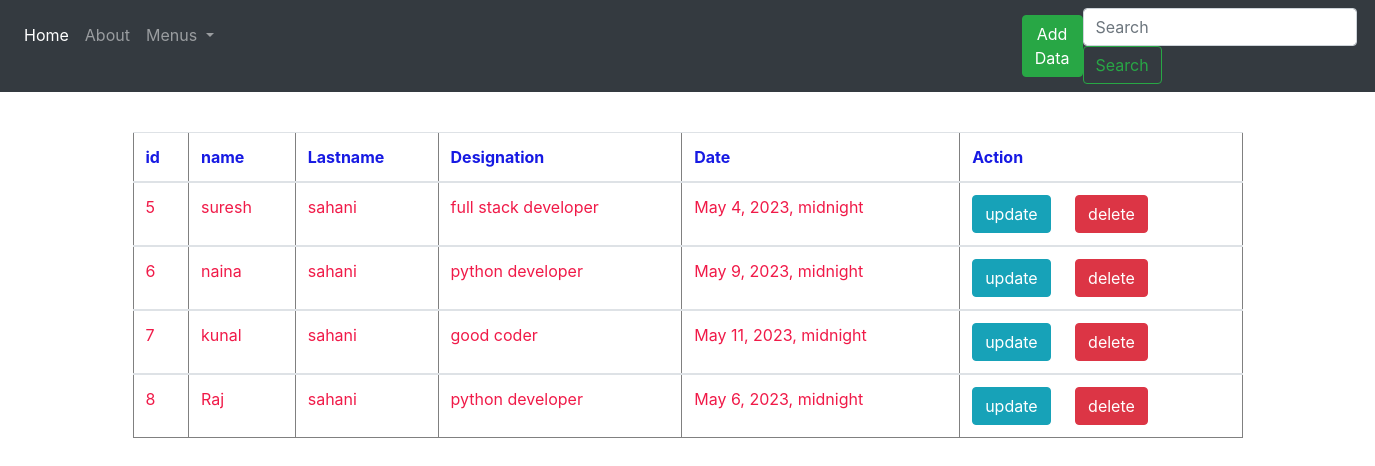
The page / on the database its author committed.
### myapp/models.py (models this page shows, shortened)
class MYBLOGAPP(models.Model):
    name=models.CharField(max_length=50)
    lastname=models.CharField(max_length=50)
    Designation=models.CharField(max_length=50)
    create_date=models.DateTimeField()

### myapp/views.py (the view)
# urls.py: path('',views.index,name='home'),
def index(request):
    res=MYBLOGAPP.objects.all()
    return render(request,'myapp/index.html',{"data":res})

### myapp/templates/myapp/index.html
{% extends 'myapp/base.html' %}
{% block content %}
<div class="container" style="margin-top:40px;">
<table class="table" border="1">
    <thead style="color:rgb(23, 26, 227);">
      <tr>
        <th scope="col">id</th>
        <th scope="col">name</th>
        <th scope="col">Lastname</th>
        <th scope="col">Designation</th>
        <th scope="col">Date</th>
        <th scope="col">Action</th>
      </tr>
    </thead>
    {% for post in data %}
    <tbody style="color:rgb(240, 26, 72);">
      <tr>
        <td scope="row">{{post.id}}</th>
        <td>{{post.name}}</td>
        <td>{{post.lastname}}</td>
        <td>{{post.Designation}}</td>
        <td>{{post.create_date}}</td>
        <td>
        <a href="{% url 'edit_data' id=post.id %}" style="margin-right: 10px;"><span class="btn btn-info">update</span></a>
        <a href="{% url 'delete_data' id=post.id %}" style="margin-left:10px"><span class="btn btn-danger" onclick="return confirm('are you sure')">delete</span></a>
    </td>
      </tr>
    </tbody>
    {% endfor %}
  </table>
</div>
{% endblock%}

### myapp/templates/myapp/base.html (shortened to what this page needs)
{% load static %}
<!doctype html>
<html lang="en">
<head>
    <link rel="stylesheet" href="https://cdn.jsdelivr.net/npm/bootstrap@4.3.1/dist/css/bootstrap.min.css"
>
</head>
<body>
    <nav class="navbar navbar-expand-lg navbar-dark bg-dark">
        <ul class="navbar-nav mr-auto">
            <li class="nav-item active">
                <a class="nav-link" href="#">Home </a>
            </li>
            <li class="nav-item">
                <a class="nav-link" href="#">About</a>
            </li class="nav-item">
            <li class="nav-item dropdown">
                <a class="nav-link dropdown-toggle" href="#" id="navbarDropdown" role="button" data-toggle="dropdown"
                    aria-haspopup="true" aria-expanded="false">
                    Menus
                </a>
            </li>
            <li style="margin-left:800px;">
                <a class="btn btn-success" href="{% url 'about' %}">Add Data</a>
               </li>
        </ul>
        <form class="form-inline my-2 my-lg-0">
            <input class="form-control mr-sm-2" type="search" placeholder="Search" aria-label="Search">
            <button class="btn btn-outline-success my-2 my-sm-0" type="submit">Search</button>
        </form>
    </nav>
    {% block content %}
    {% endblock  %}
</body>
</html>

### rows shown on the page
MYBLOGAPP: id "5", name "suresh", lastname "sahani", Designation "full stack developer", create_date "May 4, 2023, midnight"
MYBLOGAPP: id "6", name "naina", lastname "sahani", Designation "python developer", create_date "May 9, 2023, midnight"
MYBLOGAPP: id "7", name "kunal", lastname "sahani", Designation "good coder", create_date "May 11, 2023, midnight"
MYBLOGAPP: id "8", name "Raj", lastname "sahani", Designation "python developer", create_date "May 6, 2023, midnight"
